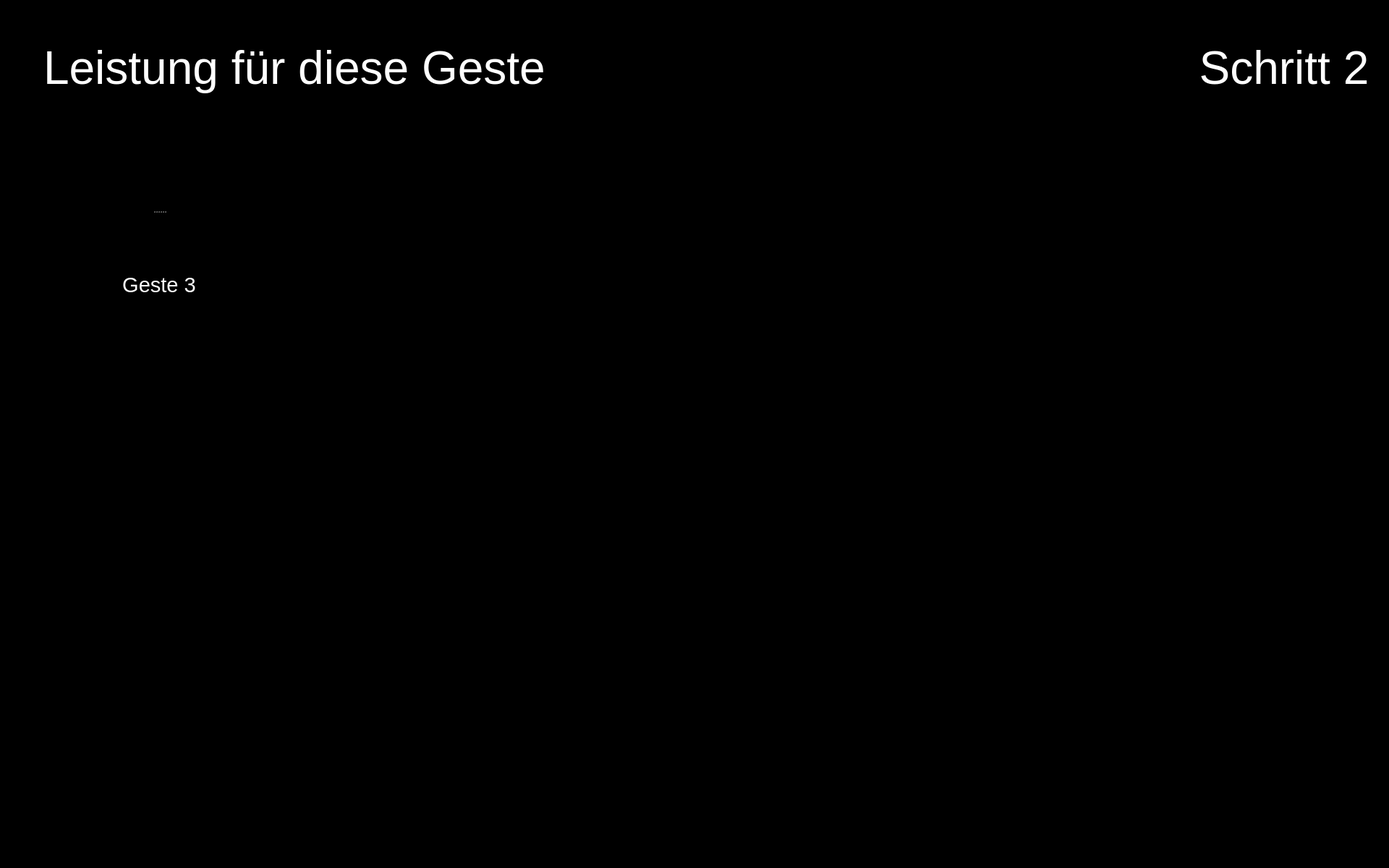
<?xml version="1.0" encoding="UTF-8"?>
<ui version="4.0">
 <class>Form</class>
 <widget class="QWidget" name="Form">
  <property name="geometry">
   <rect>
    <x>0</x>
    <y>0</y>
    <width>1920</width>
    <height>1200</height>
   </rect>
  </property>
  <property name="maximumSize">
   <size>
    <width>1920</width>
    <height>1200</height>
   </size>
  </property>
  <property name="windowTitle">
   <string>Form</string>
  </property>
  <property name="styleSheet">
   <string notr="true">background-color: rgb(0, 0, 0);</string>
  </property>
  <widget class="QPushButton" name="button_nav_left">
   <property name="enabled">
    <bool>true</bool>
   </property>
   <property name="geometry">
    <rect>
     <x>800</x>
     <y>560</y>
     <width>150</width>
     <height>150</height>
    </rect>
   </property>
   <property name="minimumSize">
    <size>
     <width>81</width>
     <height>81</height>
    </size>
   </property>
   <property name="maximumSize">
    <size>
     <width>150</width>
     <height>150</height>
    </size>
   </property>
   <property name="cursor">
    <cursorShape>OpenHandCursor</cursorShape>
   </property>
   <property name="focusPolicy">
    <enum>Qt::WheelFocus</enum>
   </property>
   <property name="contextMenuPolicy">
    <enum>Qt::DefaultContextMenu</enum>
   </property>
   <property name="layoutDirection">
    <enum>Qt::LeftToRight</enum>
   </property>
   <property name="autoFillBackground">
    <bool>false</bool>
   </property>
   <property name="styleSheet">
    <string notr="true"/>
   </property>
   <property name="icon">
    <iconset resource="resources/res.qrc">
     <normaloff>:/buttons/Button Left.svg</normaloff>:/buttons/Button Left.svg</iconset>
   </property>
   <property name="iconSize">
    <size>
     <width>144</width>
     <height>144</height>
    </size>
   </property>
   <property name="autoDefault">
    <bool>false</bool>
   </property>
   <property name="default">
    <bool>false</bool>
   </property>
   <property name="flat">
    <bool>true</bool>
   </property>
  </widget>
  <widget class="QPushButton" name="button_nav_right">
   <property name="enabled">
    <bool>true</bool>
   </property>
   <property name="geometry">
    <rect>
     <x>960</x>
     <y>560</y>
     <width>150</width>
     <height>150</height>
    </rect>
   </property>
   <property name="minimumSize">
    <size>
     <width>81</width>
     <height>81</height>
    </size>
   </property>
   <property name="maximumSize">
    <size>
     <width>150</width>
     <height>150</height>
    </size>
   </property>
   <property name="cursor">
    <cursorShape>OpenHandCursor</cursorShape>
   </property>
   <property name="focusPolicy">
    <enum>Qt::WheelFocus</enum>
   </property>
   <property name="contextMenuPolicy">
    <enum>Qt::DefaultContextMenu</enum>
   </property>
   <property name="layoutDirection">
    <enum>Qt::LeftToRight</enum>
   </property>
   <property name="autoFillBackground">
    <bool>false</bool>
   </property>
   <property name="styleSheet">
    <string notr="true"/>
   </property>
   <property name="icon">
    <iconset resource="resources/res.qrc">
     <normaloff>:/buttons/Button Right.svg</normaloff>:/buttons/Button Right.svg</iconset>
   </property>
   <property name="iconSize">
    <size>
     <width>144</width>
     <height>144</height>
    </size>
   </property>
   <property name="autoDefault">
    <bool>false</bool>
   </property>
   <property name="default">
    <bool>false</bool>
   </property>
   <property name="flat">
    <bool>true</bool>
   </property>
  </widget>
  <widget class="QPushButton" name="button_exit">
   <property name="enabled">
    <bool>true</bool>
   </property>
   <property name="geometry">
    <rect>
     <x>1760</x>
     <y>1040</y>
     <width>150</width>
     <height>150</height>
    </rect>
   </property>
   <property name="minimumSize">
    <size>
     <width>81</width>
     <height>81</height>
    </size>
   </property>
   <property name="maximumSize">
    <size>
     <width>150</width>
     <height>150</height>
    </size>
   </property>
   <property name="cursor">
    <cursorShape>OpenHandCursor</cursorShape>
   </property>
   <property name="focusPolicy">
    <enum>Qt::WheelFocus</enum>
   </property>
   <property name="contextMenuPolicy">
    <enum>Qt::DefaultContextMenu</enum>
   </property>
   <property name="icon">
    <iconset resource="resources/res.qrc">
     <normaloff>:/buttons/Button Exit.svg</normaloff>:/buttons/Button Exit.svg</iconset>
   </property>
   <property name="iconSize">
    <size>
     <width>144</width>
     <height>144</height>
    </size>
   </property>
   <property name="autoDefault">
    <bool>false</bool>
   </property>
   <property name="default">
    <bool>false</bool>
   </property>
   <property name="flat">
    <bool>true</bool>
   </property>
  </widget>
  <widget class="QLabel" name="label_plot_1">
   <property name="geometry">
    <rect>
     <x>490</x>
     <y>180</y>
     <width>850</width>
     <height>340</height>
    </rect>
   </property>
   <property name="maximumSize">
    <size>
     <width>1200</width>
     <height>480</height>
    </size>
   </property>
   <property name="font">
    <font>
     <pointsize>48</pointsize>
    </font>
   </property>
   <property name="styleSheet">
    <string notr="true">color: rgb(255, 255, 255);</string>
   </property>
   <property name="text">
    <string/>
   </property>
   <property name="scaledContents">
    <bool>true</bool>
   </property>
  </widget>
  <widget class="QLabel" name="icon_newbie_1">
   <property name="enabled">
    <bool>true</bool>
   </property>
   <property name="geometry">
    <rect>
     <x>490</x>
     <y>380</y>
     <width>100</width>
     <height>100</height>
    </rect>
   </property>
   <property name="sizePolicy">
    <sizepolicy hsizetype="Preferred" vsizetype="Preferred">
     <horstretch>0</horstretch>
     <verstretch>0</verstretch>
    </sizepolicy>
   </property>
   <property name="maximumSize">
    <size>
     <width>100</width>
     <height>100</height>
    </size>
   </property>
   <property name="text">
    <string/>
   </property>
   <property name="pixmap">
    <pixmap resource="resources/res.qrc">:/img/Icon User.png</pixmap>
   </property>
   <property name="scaledContents">
    <bool>true</bool>
   </property>
  </widget>
  <widget class="QLabel" name="image_step">
   <property name="geometry">
    <rect>
     <x>1650</x>
     <y>170</y>
     <width>250</width>
     <height>250</height>
    </rect>
   </property>
   <property name="font">
    <font>
     <pointsize>48</pointsize>
    </font>
   </property>
   <property name="styleSheet">
    <string notr="true">color: rgb(255, 255, 255);</string>
   </property>
   <property name="text">
    <string/>
   </property>
   <property name="pixmap">
    <pixmap resource="resources/res.qrc">:/detected steps/Detected Step2 Button.png</pixmap>
   </property>
   <property name="alignment">
    <set>Qt::AlignCenter</set>
   </property>
   <property name="wordWrap">
    <bool>true</bool>
   </property>
  </widget>
  <widget class="QLabel" name="icon_expert_1">
   <property name="enabled">
    <bool>true</bool>
   </property>
   <property name="geometry">
    <rect>
     <x>490</x>
     <y>220</y>
     <width>100</width>
     <height>100</height>
    </rect>
   </property>
   <property name="sizePolicy">
    <sizepolicy hsizetype="Preferred" vsizetype="Preferred">
     <horstretch>0</horstretch>
     <verstretch>0</verstretch>
    </sizepolicy>
   </property>
   <property name="maximumSize">
    <size>
     <width>100</width>
     <height>100</height>
    </size>
   </property>
   <property name="text">
    <string/>
   </property>
   <property name="pixmap">
    <pixmap resource="resources/res.qrc">:/img/Icon Expert.png</pixmap>
   </property>
   <property name="scaledContents">
    <bool>true</bool>
   </property>
  </widget>
  <widget class="QLabel" name="icon_reaction_1">
   <property name="enabled">
    <bool>true</bool>
   </property>
   <property name="geometry">
    <rect>
     <x>1400</x>
     <y>250</y>
     <width>200</width>
     <height>200</height>
    </rect>
   </property>
   <property name="sizePolicy">
    <sizepolicy hsizetype="Preferred" vsizetype="Preferred">
     <horstretch>0</horstretch>
     <verstretch>0</verstretch>
    </sizepolicy>
   </property>
   <property name="maximumSize">
    <size>
     <width>200</width>
     <height>200</height>
    </size>
   </property>
   <property name="text">
    <string/>
   </property>
   <property name="scaledContents">
    <bool>true</bool>
   </property>
  </widget>
  <widget class="QLabel" name="label_text_step">
   <property name="geometry">
    <rect>
     <x>1650</x>
     <y>20</y>
     <width>250</width>
     <height>150</height>
    </rect>
   </property>
   <property name="font">
    <font>
     <family>Arial</family>
     <pointsize>48</pointsize>
     <weight>9</weight>
     <italic>false</italic>
     <bold>false</bold>
    </font>
   </property>
   <property name="styleSheet">
    <string notr="true">font: 75 48pt &quot;Arial&quot;;
color: rgb(255, 255, 255);</string>
   </property>
   <property name="text">
    <string>Schritt 2</string>
   </property>
   <property name="textFormat">
    <enum>Qt::RichText</enum>
   </property>
   <property name="alignment">
    <set>Qt::AlignCenter</set>
   </property>
   <property name="wordWrap">
    <bool>true</bool>
   </property>
  </widget>
  <widget class="QSplitter" name="splitter_3">
   <property name="geometry">
    <rect>
     <x>60</x>
     <y>210</y>
     <width>320</width>
     <height>282</height>
    </rect>
   </property>
   <property name="orientation">
    <enum>Qt::Vertical</enum>
   </property>
   <widget class="QLabel" name="image_required_2">
    <property name="maximumSize">
     <size>
      <width>320</width>
      <height>240</height>
     </size>
    </property>
    <property name="text">
     <string/>
    </property>
    <property name="pixmap">
     <pixmap resource="resources/res.qrc">:/img/gesture3.png</pixmap>
    </property>
    <property name="scaledContents">
     <bool>true</bool>
    </property>
   </widget>
   <widget class="QLabel" name="text_required_2">
    <property name="font">
     <font>
      <family>Arial</family>
      <pointsize>22</pointsize>
      <weight>9</weight>
      <italic>false</italic>
      <bold>false</bold>
     </font>
    </property>
    <property name="styleSheet">
     <string notr="true">font: 75 22pt &quot;Arial&quot;;
color: rgb(255, 255, 255);</string>
    </property>
    <property name="text">
     <string>Geste 3</string>
    </property>
    <property name="textFormat">
     <enum>Qt::PlainText</enum>
    </property>
    <property name="alignment">
     <set>Qt::AlignCenter</set>
    </property>
    <property name="wordWrap">
     <bool>true</bool>
    </property>
   </widget>
  </widget>
  <widget class="QLabel" name="label_trouble">
   <property name="geometry">
    <rect>
     <x>60</x>
     <y>20</y>
     <width>1280</width>
     <height>150</height>
    </rect>
   </property>
   <property name="font">
    <font>
     <family>Arial</family>
     <pointsize>48</pointsize>
     <weight>9</weight>
     <italic>false</italic>
     <bold>false</bold>
    </font>
   </property>
   <property name="styleSheet">
    <string notr="true">font: 75 48pt &quot;Arial&quot;;
color: rgb(255, 255, 255);</string>
   </property>
   <property name="text">
    <string>Leistung für diese Geste</string>
   </property>
   <property name="textFormat">
    <enum>Qt::RichText</enum>
   </property>
   <property name="alignment">
    <set>Qt::AlignLeading|Qt::AlignLeft|Qt::AlignVCenter</set>
   </property>
   <property name="wordWrap">
    <bool>true</bool>
   </property>
  </widget>
 </widget>
 <resources>
  <include location="resources/res.qrc"/>
 </resources>
 <connections/>
</ui>
